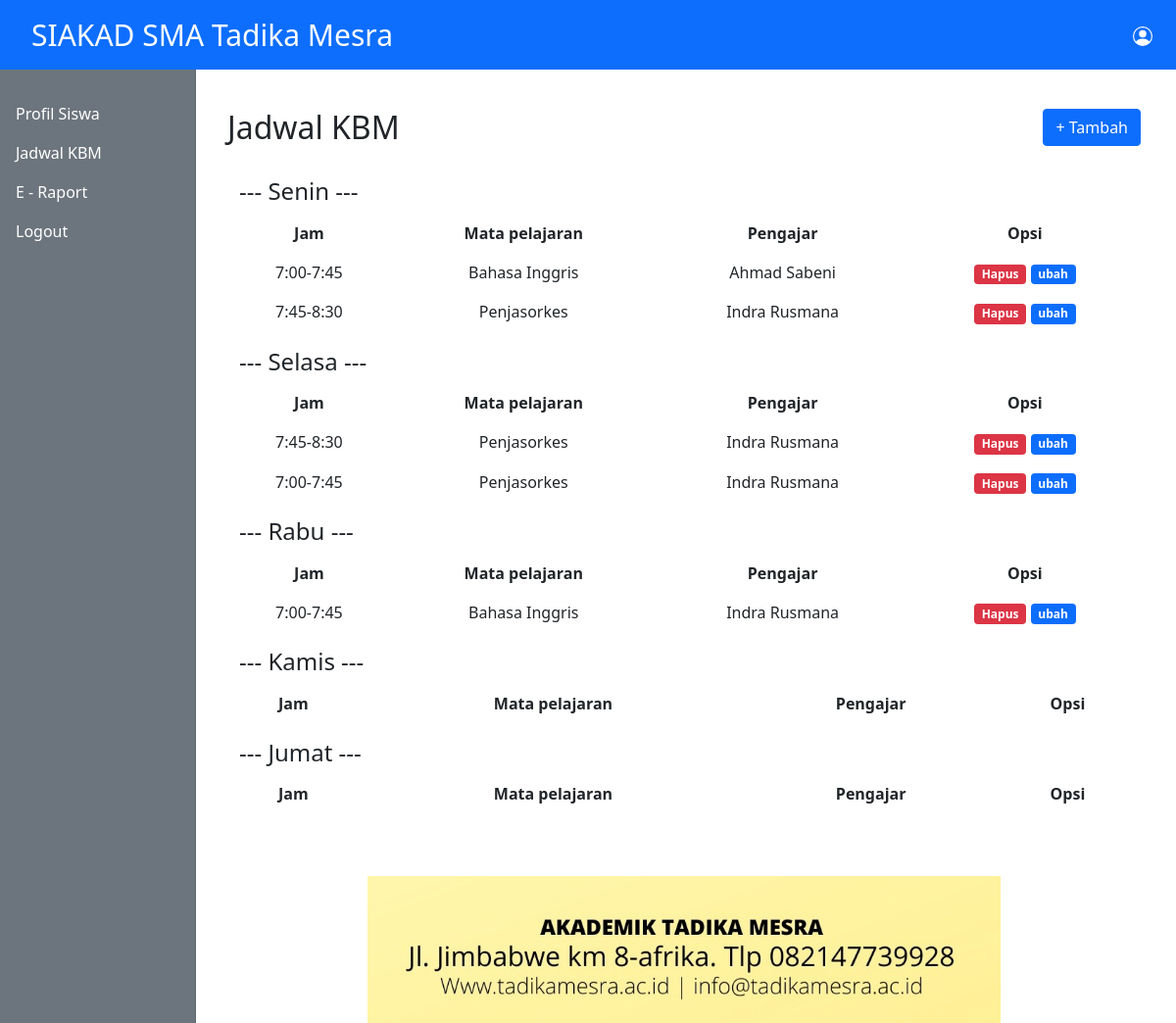
/admin/detail-kbm.php?kelas=x mipa 1, run on the app's committed database.
### tables this page shows
CREATE TABLE `pelajaran` (
  `id` int(11) NOT NULL,
  `kelas` varchar(40) NOT NULL,
  `hari` varchar(30) NOT NULL,
  `jam` varchar(50) NOT NULL,
  `mapel` varchar(100) NOT NULL,
  `pengajar` varchar(100) NOT NULL
);

### admin/detail-kbm.php (the view, shortened to what this page needs)
<?php
include_once '../database/koneksi.php';
include_once '../templates/header.php';
$kelas = $_GET["kelas"];
?>
<div class="col-12">
       <div class="row">
            <div class="col-3" style="width:25%;">
                <strong>  <h2>Jadwal KBM</h2>
                </strong>
				</div>
			<div class="col-9" style="width:75%; float:right;">
				<button type="button" class="btn btn-primary" data-bs-toggle="modal" data-bs-target="#staticBackdrop" style="float:right;">
				+ Tambah
				</button>
				</div>
              </div>
              </div>
<br>
<form action="" method="post">
<div class="container">
		<div class="row">
            <h4>--- Senin ---</h4>
            <?php
            $sql1=mysqli_query($koneksi,"SELECT * FROM pelajaran WHERE kelas='$kelas' AND hari='Senin' ORDER BY id ASC");?>
			<table class="table table-borderless" style = "text-align:center;">
				<tr>
                    <th>Jam</th>
                    <th>Mata pelajaran</th>
                    <th>Pengajar</th>
                    <th>Opsi</th>
				</tr>
            <?php while($senin = mysqli_fetch_assoc($sql1)):?>
                <tr>
                    <td><?= $senin["jam"]?></td>
                    <td><?= $senin["mapel"]?></td>
                    <td><?= $senin["pengajar"]?></td>
                    <td><a href="hapus-kbm.php?id=<?= $senin["id"]?>&kelas=<?=$kelas ?>" style="color: white; text-decoration:none;" class="badge bg-danger float-right ml-1"
                    onclick = "return confirm('yakin?');">Hapus</a>
  					<a href="ubah-kbm.php?id=<?= $senin["id"]?>&kelas=<?=$kelas ?>" style="color: white; text-decoration:none;" class="badge bg-primary float-right ml-1">ubah</a></td>
				</tr>
            <?php endwhile;?>
            </table>
            <h4>--- Selasa ---</h4>
            <?php
            $sql2=mysqli_query($koneksi,"SELECT * FROM pelajaran WHERE kelas='$kelas' AND hari='Selasa' ORDER BY id ASC");?>
			<table class="table table-borderless" style = "text-align:center;">
				<tr>
                    <th>Jam</th>
                    <th>Mata pelajaran</th>
                    <th>Pengajar</th>
                    <th>Opsi</th>
				</tr>
            <?php while($selasa = mysqli_fetch_assoc($sql2)):?>
                <tr>
                    <td><?= $selasa["jam"]?></td>
                    <td><?= $selasa["mapel"]?></td>
                    <td><?= $selasa["pengajar"]?></td>
                    <td><a href="hapus-kbm.php?id=<?= $selasa["id"]?>&kelas=<?=$kelas ?>" style="color: white; text-decoration:none;" class="badge bg-danger float-right ml-1"
                    onclick = "return confirm('yakin?');">Hapus</a>
  					<a href="ubah-kbm.php?id=<?= $selasa["id"]?>&kelas=<?=$kelas ?>" style="color: white; text-decoration:none;" class="badge bg-primary float-right ml-1">ubah</a></td>
				</tr>
            <?php endwhile;?>
            </table>
            <h4>--- Rabu ---</h4>
            <?php
            $sql3=mysqli_query($koneksi,"SELECT * FROM pelajaran WHERE kelas='$kelas' AND hari='Rabu' ORDER BY id ASC");?>
            <table class="table table-borderless" style = "text-align:center;">
                <tr>
                    <th>Jam</th>
                    <th>Mata pelajaran</th>
                    <th>Pengajar</th>
                    <th>Opsi</th>
                </tr>
            <?php while($rabu = mysqli_fetch_assoc($sql3)):?>
                <tr>
                    <td><?= $rabu["jam"]?></td>
                    <td><?= $rabu["mapel"]?></td>
                    <td><?= $rabu["pengajar"]?></td>
                    <td><a href="hapus-kbm.php?id=<?= $rabu["id"]?>&kelas=<?=$kelas ?>" style="color: white; text-decoration:none;" class="badge bg-danger float-right ml-1"
                    onclick = "return confirm('yakin?');">Hapus</a>
                    <a href="ubah-kbm.php?id=<?= $rabu["id"]?>&kelas=<?=$kelas ?>" style="color: white; text-decoration:none;" class="badge bg-primary float-right ml-1">ubah</a></td>
                </tr>
            <?php endwhile;?>
            </table>
            <h4>--- Kamis ---</h4>
            <table class="table table-borderless" style = "text-align:center;">
                <tr>
                    <th>Jam</th>
                    <th>Mata pelajaran</th>
                    <th>Pengajar</th>
                    <th>Opsi</th>
                </tr>
            </table>
            <h4>--- Jumat ---</h4>
            <table class="table table-borderless" style = "text-align:center;">
                <tr>
                    <th>Jam</th>
                    <th>Mata pelajaran</th>
                    <th>Pengajar</th>
                    <th>Opsi</th>
                </tr>
            </table>
		</div>
	</div>
      </form>
      </div>
<?php include_once '../templates/footer.php'?>

### data on the page
pelajaran: jam "7:00-7:45", mapel "Bahasa Inggris", pengajar "Ahmad Sabeni"
pelajaran: jam "7:45-8:30", mapel "Penjasorkes", pengajar "Indra Rusmana"
pelajaran: jam "7:45-8:30", mapel "Penjasorkes", pengajar "Indra Rusmana"
pelajaran: jam "7:00-7:45", mapel "Penjasorkes", pengajar "Indra Rusmana"
pelajaran: jam "7:00-7:45", mapel "Bahasa Inggris", pengajar "Indra Rusmana"
